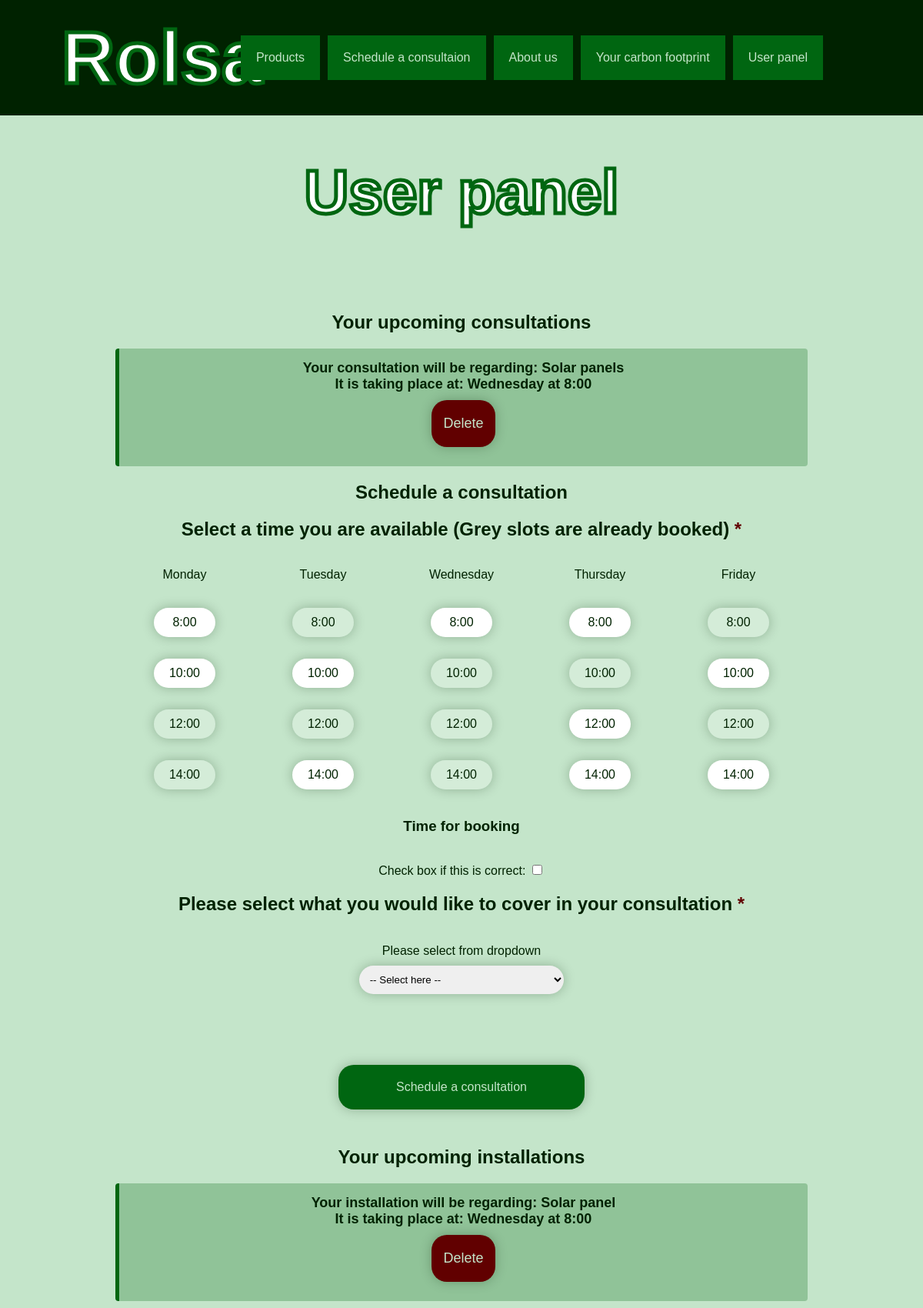
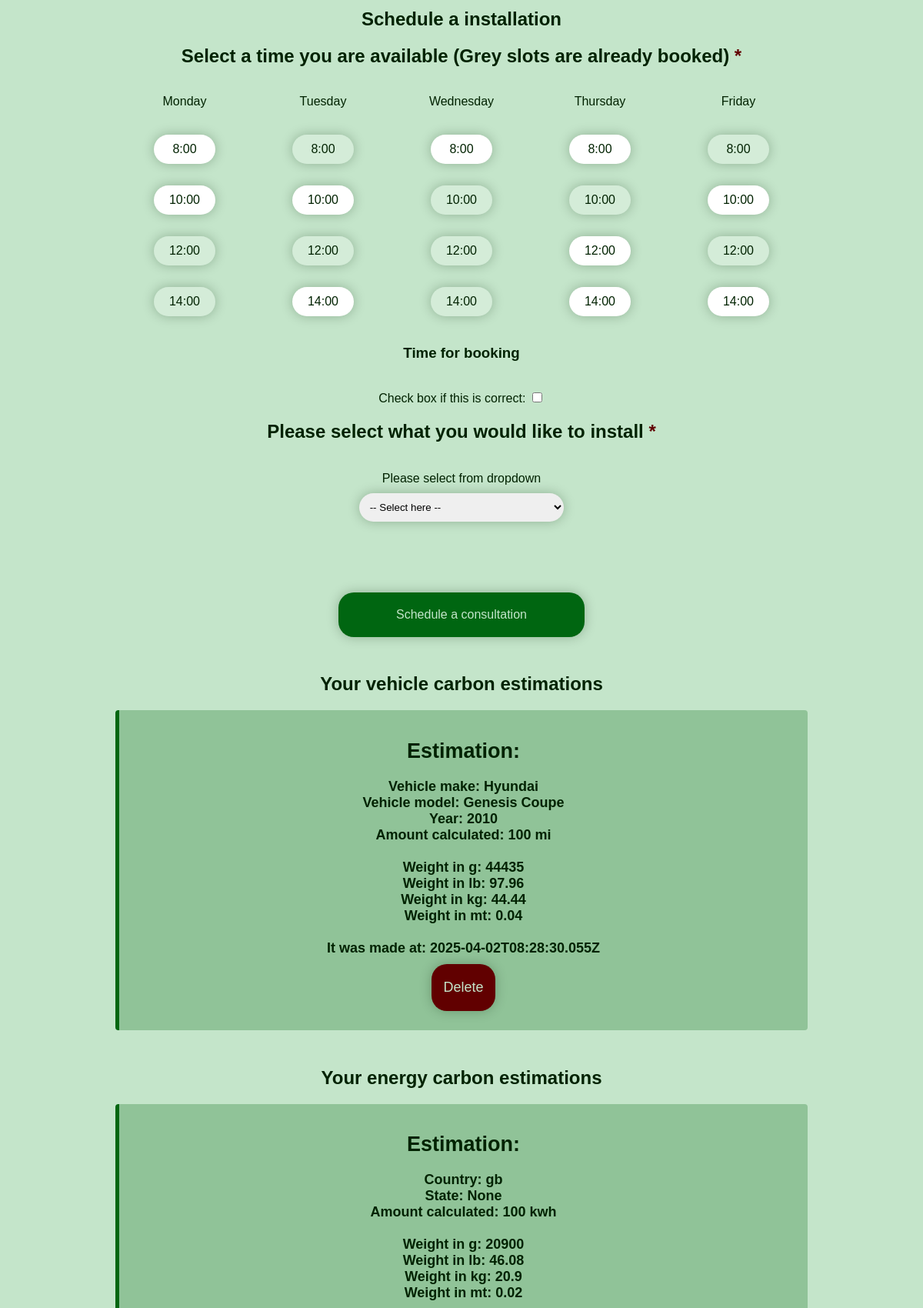
/user-panel (signed in, upper part), run on the app's committed database (2 pictures, top to bottom).
### tables this page shows
CREATE TABLE consultations (id INTEGER PRIMARY KEY NOT NULL, userID INTEGER NOT NULL, typeID INTEGER NOT NULL, time TEXT NOT NULL);

CREATE TABLE productTypes (id INTEGER PRIMARY KEY NOT NULL, name TEXT NOT NULL);

CREATE TABLE installations (id INTEGER PRIMARY KEY NOT NULL, userID INTEGER NOT NULL, productID INTEGER NOT NULL, time TEXT NOT NULL);

CREATE TABLE products (id INTEGER PRIMARY KEY NOT NULL, name TEXT NOT NULL, description TEXT NOT NULL, origin TEXT NOT NULL, image TEXT NOT NULL, typeID INTEGER NOT NULL);

CREATE TABLE carbonFootprintCalculation (id INTEGER PRIMARY KEY NOT NULL, userID INTEGER NOT NULL, make TEXT NOT NULL, model TEXT NOT NULL, year INTEGER NOT NULL, unit TEXT NOT NULL, value INTEGER NOT NULL, grams INTEGER NOT NULL, pounds INTEGER NOT NULL, kilograms INTEGER NOT NULL, metricTon INTEGER NOT NULL, date TEXT NOT NULL);

CREATE TABLE energyCalculation (id INTEGER PRIMARY KEY NOT NULL, userID INTEGER NOT NULL, country TEXT NOT NULL, state TEXT, unit TEXT NOT NULL, value INTEGER NOT NULL, grams INTEGER NOT NULL, pounds INTEGER NOT NULL, kilograms INTEGER NOT NULL, metricTon INTEGER NOT NULL, date TEXT NOT NULL);

### main.py (the view, shortened to what this page needs)
@app.route('/user-panel', methods=['GET', 'POST'])
@login_required
def user():
    products = getProducts()
    productTypes = getProductTypes()
    consultations = getConsultations()
    installations = getInstallations()
    vehicleEstimations = getVehicleEstimations()
    energyEstimations = getEnergyEstimations()
    return render_template('user.html', products=products, productTypes=productTypes, consultations=consultations, installations=installations, vehicleEstimations=vehicleEstimations, energyEstimations=energyEstimations)

### templates/user.html (shortened to what this page needs)
{% extends('base.html') %}
{% block content %}
<h1>User panel</h1>
<br>
<br>
<div class="upcoming-events">
    <h2>Your upcoming consultations</h2>
    <ul>
        {% if consultations %}
        {% for consultation in consultations %}
        <li class="event-item">
            Your consultation will be regarding: {{ consultation[0] }}
            <br>
            It is taking place at: {{ consultation[1] }}
            <br>
            <form action="{{ url_for('user') }}" method="post" autocomplete="off">
                <button type="submit" class="delete-button">Delete</button>
            </form>
        </li>
        {% endfor %}
        {% else %}
        <p>No upcoming consultations</p>
        {% endif %}
    </ul>
    <h2>Schedule a consultation</h2>
    <form action="{{ url_for('user') }}" method="post" autocomplete="off">
        <h2>Select a time you are available (Grey slots are already booked) <container class="compulsory">*</container></h2>
        <div class="times-grid">
            <div class="times-content">
                <p>Monday</p>
            </div>
            <div class="times-content">
                <p>Tuesday</p>
            </div>
            <div class="times-content">
                <p>Wednesday</p>
            </div>
            <div class="times-content">
                <p>Thursday</p>
            </div>
            <div class="times-content">
                <p>Friday</p>
            </div>
            <div class="times-content">
                <button type="button" onclick="setTimeslot_consultation('Monday at 8:00')">8:00</button>
            </div>
            <div class="times-content">
                <button type="button" onclick="setTimeslot_consultation('Tuesday at 8:00')" disabled>8:00</button>
            </div>
            <div class="times-content">
                <button type="button" onclick="setTimeslot_consultation('Wednesday at 8:00')">8:00</button>
            </div>
            <div class="times-content">
                <button type="button" onclick="setTimeslot_consultation('Thursday at 8:00')">8:00</button>
            </div>
            <div class="times-content">
                <button type="button" onclick="setTimeslot_consultation('Friday at 8:00')" disabled>8:00</button>
            </div>
            <div class="times-content">
                <button type="button" onclick="setTimeslot_consultation('Monday at 10:00')">10:00</button>
            </div>
            <div class="times-content">
                <button type="button" onclick="setTimeslot_consultation('Tuesday at 10:00')">10:00</button>
            </div>
            <div class="times-content">
                <button type="button" onclick="setTimeslot_consultation('Wednesday at 10:00')" disabled>10:00</button>
            </div>
            <div class="times-content">
                <button type="button" onclick="setTimeslot_consultation('Thursday at 10:00')" disabled>10:00</button>
            </div>
            <div class="times-content">
                <button type="button" onclick="setTimeslot_consultation('Friday at 10:00')">10:00</button>
            </div>
            <div class="times-content">
                <button type="button" onclick="setTimeslot_consultation('Monday at 12:00')" disabled>12:00</button>
            </div>
            <div class="times-content">
                <button type="button" onclick="setTimeslot_consultation('Tuesday at 12:00')" disabled>12:00</button>
            </div>
            <div class="times-content">
                <button type="button" onclick="setTimeslot_consultation('Wednesday at 12:00')" disabled>12:00</button>
            </div>
            <div class="times-content">
                <button type="button" onclick="setTimeslot_consultation('Thursday at 12:00')">12:00</button>
            </div>
            <div class="times-content">
                <button type="button" onclick="setTimeslot_consultation('Friday at 12:00')" disabled>12:00</button>
            </div>
            <div class="times-content">
                <button type="button" onclick="setTimeslot_consultation('Monday at 14:00')" disabled>14:00</button>
            </div>
            <div class="times-content">
                <button type="button" onclick="setTimeslot_consultation('Tuesday at 14:00')">14:00</button>
            </div>
            <div class="times-content">
                <button type="button" onclick="setTimeslot_consultation('Wednesday at 14:00')" disabled>14:00</button>
            </div>
            <div class="times-content">
                <button type="button" onclick="setTimeslot_consultation('Thursday at 14:00')">14:00</button>
            </div>
            <div class="times-content">
                <button type="button" onclick="setTimeslot_consultation('Friday at 14:00')">14:00</button>
            </div>
        </div>
        <h3>Time for booking</h3>
        <br>
        <label for="timeslot-consultation">Check box if this is correct: </label>
        <input type="checkbox" id="timeslot-consultation" name="timeslot-consultation" required>
        <h2>Please select what you would like to cover in your consultation <container class="compulsory">*</container></h2>
        <br>
        <label for="typeID">Please select from dropdown</label>
        <br>
        <select name="typeID" id="typeID" required>
            <option value="" disabled selected>-- Select here --</option>
        </select>
        <br>
        <br>
        <br>
        <br>
        <br>
        <button type="submit">Schedule a consultation</button>
    </form>
    <br>
    <h2>Your upcoming installations</h2>
    <ul>
        {% if installations %}
        {% for installation in installations %}
        <li class="event-item">
            Your installation will be regarding: {{ installation[0] }}
            <br>
            It is taking place at: {{ installation[1] }}
            <br>
            <form action="{{ url_for('user') }}" method="post" autocomplete="off">
                <button type="submit" class="delete-button">Delete</button>
            </form>
        </li>
        {% endfor %}
        {% else %}
        <p>No upcoming installations</p>
        {% endif %}
    </ul>
    <h2>Schedule a installation</h2>
    <form action="{{ url_for('user') }}" method="post" autocomplete="off">
        <h2>Select a time you are available (Grey slots are already booked) <container class="compulsory">*</container></h2>
        <div class="times-grid">
            <div class="times-content">
                <p>Monday</p>
            </div>
            <div class="times-content">
                <p>Tuesday</p>
            </div>
            <div class="times-content">
                <p>Wednesday</p>
            </div>
            <div class="times-content">
                <p>Thursday</p>
            </div>
            <div class="times-content">
                <p>Friday</p>
            </div>
            <div class="times-content">
                <button type="button" onclick="setTimeslot_installation('Monday at 8:00')">8:00</button>
            </div>
            <div class="times-content">
                <button type="button" onclick="setTimeslot_installation('Tuesday at 8:00')" disabled>8:00</button>
            </div>
            <div class="times-content">
                <button type="button" onclick="setTimeslot_installation('Wednesday at 8:00')">8:00</button>
            </div>
            <div class="times-content">
                <button type="button" onclick="setTimeslot_installation('Thursday at 8:00')">8:00</button>
            </div>
            <div class="times-content">
                <button type="button" onclick="setTimeslot_installation('Friday at 8:00')" disabled>8:00</button>
            </div>
            <div class="times-content">
                <button type="button" onclick="setTimeslot_installation('Monday at 10:00')">10:00</button>
            </div>
            <div class="times-content">
                <button type="button" onclick="setTimeslot_installation('Tuesday at 10:00')">10:00</button>
            </div>
            <div class="times-content">
                <button type="button" onclick="setTimeslot_installation('Wednesday at 10:00')" disabled>10:00</button>
            </div>
            <div class="times-content">
                <button type="button" onclick="setTimeslot_installation('Thursday at 10:00')" disabled>10:00</button>
            </div>
            <div class="times-content">
                <button type="button" onclick="setTimeslot_installation('Friday at 10:00')">10:00</button>
            </div>
            <div class="times-content">
                <button type="button" onclick="setTimeslot_installation('Monday at 12:00')" disabled>12:00</button>
            </div>
            <div class="times-content">
                <button type="button" onclick="setTimeslot_installation('Tuesday at 12:00')" disabled>12:00</button>
            </div>
            <div class="times-content">
                <button type="button" onclick="setTimeslot_installation('Wednesday at 12:00')" disabled>12:00</button>
            </div>
            <div class="times-content">
                <button type="button" onclick="setTimeslot_installation('Thursday at 12:00')">12:00</button>
            </div>
            <div class="times-content">
                <button type="button" onclick="setTimeslot_installation('Friday at 12:00')" disabled>12:00</button>
            </div>
            <div class="times-content">
                <button type="button" onclick="setTimeslot_installation('Monday at 14:00')" disabled>14:00</button>
            </div>
            <div class="times-content">
                <button type="button" onclick="setTimeslot_installation('Tuesday at 14:00')">14:00</button>
            </div>
            <div class="times-content">
                <button type="button" onclick="setTimeslot_installation('Wednesday at 14:00')" disabled>14:00</button>
            </div>
            <div class="times-content">
                <button type="button" onclick="setTimeslot_installation('Thursday at 14:00')">14:00</button>
            </div>
            <div class="times-content">
                <button type="button" onclick="setTimeslot_installation('Friday at 14:00')">14:00</button>
            </div>
        </div>
        <h3>Time for booking</h3>
        <br>
        <label for="timeslot-installation">Check box if this is correct: </label>
        <input type="checkbox" id="timeslot-installation" name="timeslot-installation" required>
        <h2>Please select what you would like to install <container class="compulsory">*</container></h2>
        <br>
        <label for="productID">Please select from dropdown</label>
        <br>
        <select name="productID" id="productID" required>
            <option value="" disabled selected>-- Select here --</option>
        </select>
        <br>
        <br>
        <br>
        <br>
        <br>
        <button type="submit">Schedule a consultation</button>
    </form>
    <br>
    <h2>Your vehicle carbon estimations</h2>
    <ul>
        {% if vehicleEstimations %}
        {% for vehicleEstimate in vehicleEstimations %}
        <li class="event-item">
            <h2>Estimation:</h2>
            Vehicle make: {{ vehicleEstimate[0] }}
            <br>
            Vehicle model: {{ vehicleEstimate[1] }}
            <br>
            Year: {{ vehicleEstimate[2] }}
            <br>
            Amount calculated: {{ vehicleEstimate[4] }} {{ vehicleEstimate[3] }}
            <br>
            <br>
            Weight in g: {{ vehicleEstimate[5] }}
            <br>
            Weight in lb: {{ vehicleEstimate[6] }}
            <br>
            Weight in kg: {{ vehicleEstimate[7] }}
            <br>
            Weight in mt: {{ vehicleEstimate[8] }}
            <br>
            <br>
            It was made at: {{ vehicleEstimate[9] }}
            <br>
            <form action="{{ url_for('user') }}" method="post" autocomplete="off">
                <button type="submit" class="delete-button">Delete</button>
            </form>
        </li>
        {% endfor %}
        {% else %}
        <p>No vehicle estimations</p>
        {% endif %}
    </ul>
    <br>
    <h2>Your energy carbon estimations</h2>
    <ul>
        {% if energyEstimations %}
        {% for energyEstimate in energyEstimations %}
        <li class="event-item">
            <h2>Estimation:</h2>
            Country: {{ energyEstimate[0] }}
            <br>
            State: {{ energyEstimate[1] }}
            <br>
            Amount calculated: {{ energyEstimate[3] }} {{ energyEstimate[2] }}
            <br>
            <br>
            Weight in g: {{ energyEstimate[4] }}
            <br>
            Weight in lb: {{ energyEstimate[5] }}
            <br>
            Weight in kg: {{ energyEstimate[6] }}
            <br>
            Weight in mt: {{ energyEstimate[7] }}
            <br>
            <br>
        </li>
        {% endfor %}
        {% else %}
        <p>No energy estimations</p>
        {% endif %}
    </ul>
</div>
{% endblock %}

### templates/base.html (shortened to what this page needs)
<!DOCTYPE html>
<html lang="en">
    <head>
        <link rel="stylesheet" href="{{ url_for('static', filename='styles.css') }}">
    </head>
    <nav>
        <h1 id="title">Rolsa</h1>
        <div id="navbar">
            <a href="{{ url_for('products') }}">Products</a>
            <a href="{{ url_for('schedule') }}">Schedule a consultaion</a>
            <a href="{{ url_for('about') }}">About us</a>
            <a href="{{ url_for('carbonFootprint') }}">Your carbon footprint</a>
            {% if current_user.is_authenticated %}
            <a href="{{ url_for('user') }}">User panel</a>
            {% else %}
            <a href="{{ url_for('login') }}">Log in</a>
            {% endif %}
        </div>
    </nav>
    <body>
        <div class="content">
            {% block content %}{% endblock %}
        </div>
    </body>
</html>

### data on the page
consultations: name "Solar panels", time "Wednesday at 8:00"
installations: name "Solar panel", time "Wednesday at 8:00"
carbonFootprintCalculation: make "Hyundai", model "Genesis Coupe", year "2010", value "100", unit "mi", grams "44435", pounds "97.96", kilograms "44.44", metricTon "0.04", date "2025-04-02T08:28:30.055Z"
energyCalculation: country "gb", energyEstimate "None", value "100", unit "kwh", grams "20900", pounds "46.08", kilograms "20.9", metricTon "0.02"
